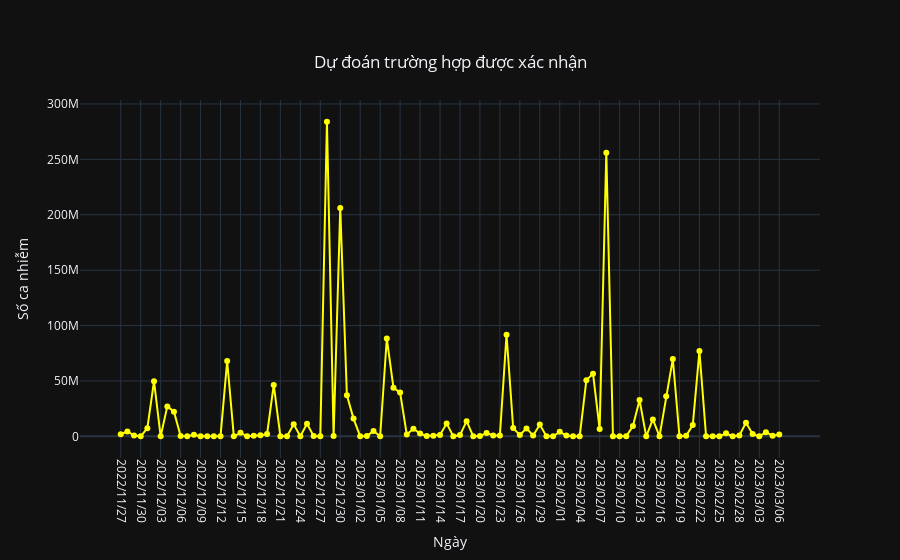

The code cell stored with this chart in its notebook:
### Markdown cell above
## Dự đoán các trường hợp được xác nhận nhiễm coronavirus

### Code cell
fig = go.Figure()
fig.update_layout(template='plotly_dark',title={'text': 'Dự đoán trường hợp được xác nhận','y':0.9,'x':0.5,'xanchor': 'center',
                                                'yanchor': 'top'},
    xaxis_title = "Ngày",
    yaxis_title="Số ca nhiễm")
fig.update_xaxes(tickangle=90, showticklabels = True, type = 'category')
fig.add_trace(go.Scatter(x=confirm_predictions.index, 
                         y=confirm_predictions[Country],
                         mode='lines+markers',
                         line=dict(color='yellow', width=2)))
